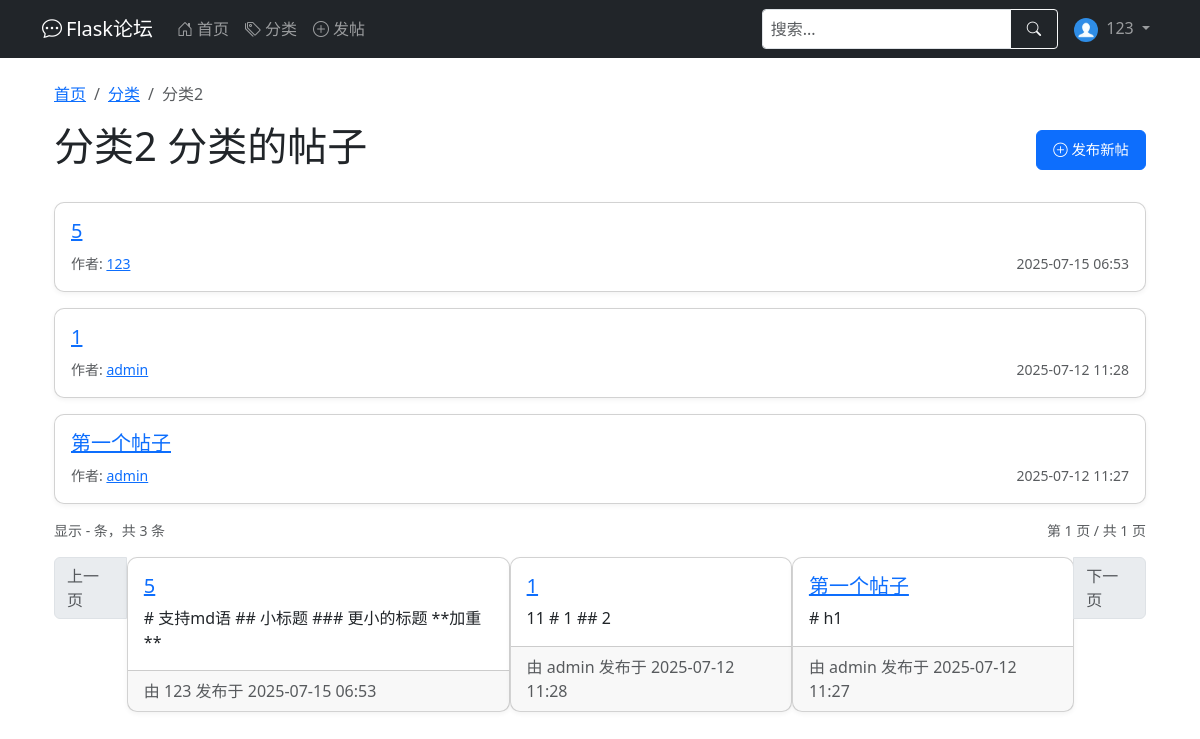
Before: /category/6 (signed in) with the older database file.
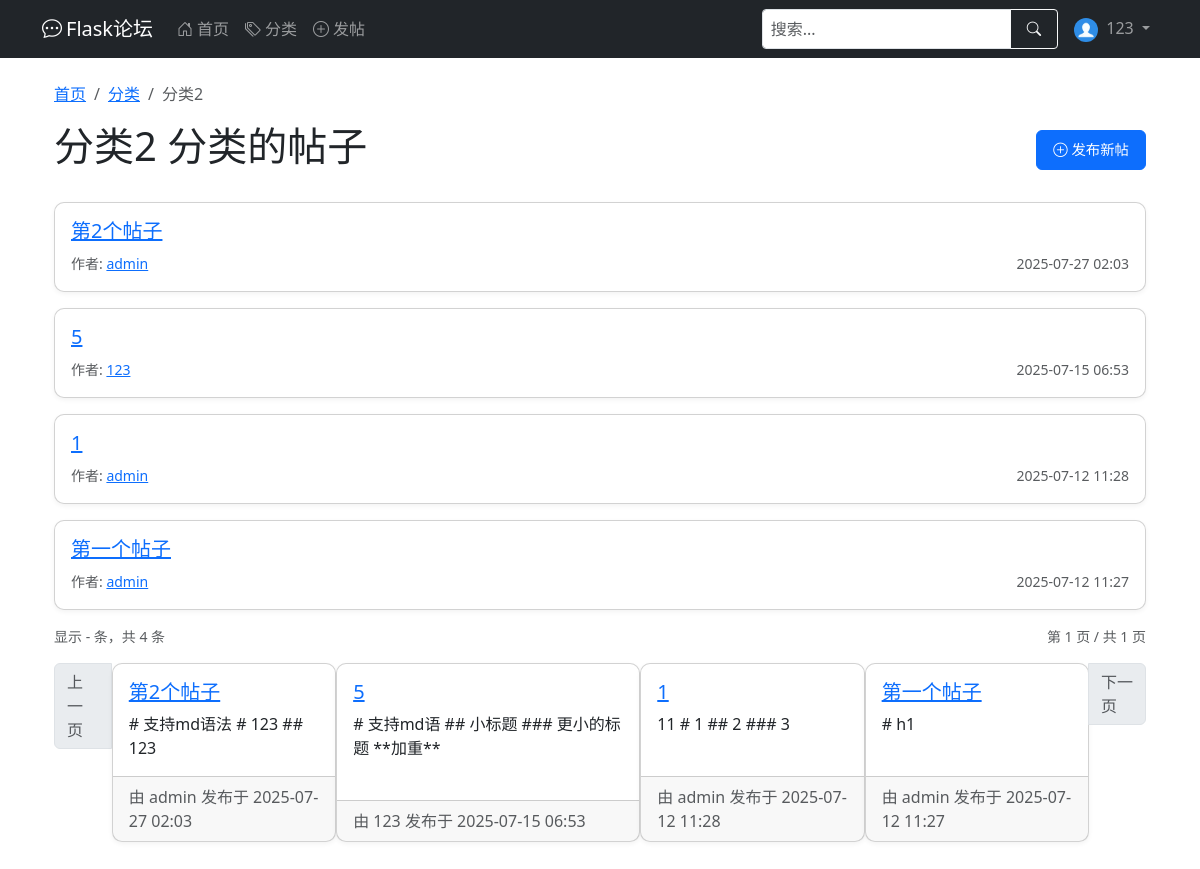
After: the same page with the newer database file.
### app/models.py (models this page shows, shortened)
class Post(db.Model):
    __tablename__ = 'post'
    id = db.Column(db.Integer, primary_key=True)
    title = db.Column(db.String(100), nullable=False)
    content = db.Column(db.Text, nullable=False)
    created_at = db.Column(db.DateTime, default=datetime.utcnow)
    last_updated = db.Column(db.DateTime, default=datetime.utcnow, onupdate=datetime.utcnow)
    views = db.Column(db.Integer, default=0)  # 浏览量
    user_id = db.Column(db.Integer, db.ForeignKey('user.id'), nullable=False)  # 对应user.id
    category_id = db.Column(db.Integer, db.ForeignKey('category.id'))  # 对应category.id
    comments = db.relationship('Comment', backref='post', lazy='select')  # post.comment查到所有评论
    _comment_count = db.Column('comment_count', db.Integer, default=0)
    @property
    def comment_count(self):
        return self._comment_count
    @comment_count.setter
    def comment_count(self, value):
        self._comment_count = value

class User(UserMixin, db.Model):
    __tablename__ = 'user'
    id = db.Column(db.Integer, primary_key=True)
    username = db.Column(db.String(64), index=True, unique=True, nullable=False)
    email = db.Column(db.String(120), index=True, unique=True, nullable=False)
    password_hash = db.Column(db.String(128), nullable=False)
    created_at = db.Column(db.DateTime, default=datetime.utcnow)
    last_seen = db.Column(db.DateTime, default=datetime.utcnow)
    about_me = db.Column(db.Text)
    avatar = db.Column(db.String(120), default='default.jpg')  # 头像
    permissions = db.Column(db.Integer, default=Permissions.USER)
    posts = db.relationship('Post', backref='author', lazy='dynamic')  # 在Post处能查到作者，用法：Post.author
    def avatar_url(self):
        return url_for('static', filename=f'profile_pics/{self.avatar}', _external=True)

### app/routes.py (the view)
@main.route('/category/<int:category_id>')
def category_posts(category_id):
    category = Category.query.get_or_404(category_id)
    page = request.args.get('page', 1, type=int)
    per_page = current_app.config.get('POSTS_PER_PAGE', 10)
    query = base_posts_query().filter(Post.category_id == category.id)
    query = query.order_by(Post.created_at.desc())
    pagination = query.paginate(page=page, per_page=per_page)
    posts = create_posts_with_comment_count(pagination=pagination, category=category)
    return render_template('category_posts.html', category=category, posts=posts)

### app/models.py (called while the page is built)
@login_manager.user_loader
def load_user(user_id):
    return User.query.get(int(user_id))

### app/utils.py (called while the page is built)
def create_posts_with_comment_count(pagination, category=None):
    posts = []
    for post, comment_count_val in pagination.items:
        new_post = Post(
            id=post.id,
            title=post.title,
            content=post.content,
            created_at=post.created_at,
            last_updated=post.last_updated,
            views=post.views,
            user_id=post.user_id,
            category_id=post.category_id,
            _comment_count=comment_count_val,
            author=post.author
        )
        new_post.category = category or post.category
        posts.append(new_post)
    return CustomPagination(
        items=posts,
        page=pagination.page,
        per_page=pagination.per_page,
        total=pagination.total
    )

### app/templates/category_posts.html (shortened to what this page needs)
{% extends "base.html" %}
{% import "_pagination.html" as pagination %}
{% block content %}
<div class="container mt-4">
    <nav aria-label="breadcrumb">
        <ol class="breadcrumb">
            <li class="breadcrumb-item"><a href="{{ url_for('main.index') }}">首页</a></li>
            <li class="breadcrumb-item"><a href="{{ url_for('main.list_categories') }}">分类</a></li>
            <li class="breadcrumb-item active" aria-current="page">{{ category.name }}</li>
        </ol>
    </nav>
    <div class="d-flex justify-content-between align-items-center mb-4">
        <h1>{{ category.name }} 分类的帖子</h1>
        {% if current_user.is_authenticated %}
        <a href="{{ url_for('main.create_post') }}" class="btn btn-primary">
            <i class="bi bi-plus-circle"></i> 发布新帖
        </a>
        {% endif %}
    </div>
    {% if posts.items %}
    {% for post in posts.items %}
    <div class="card mb-3">
        <div class="card-body">
            <h5 class="card-title">
                <a href="{{ url_for('main.post_detail', post_id=post.id) }}">
                    {{ post.title }}
                </a>
            </h5>
            <div class="d-flex justify-content-between">
                <div>
                    <small class="text-muted">
                        作者: <a href="{{ url_for('main.user_profile', username=post.author.username) }}">
                        {{ post.author.username }}
                    </a>
                    </small>
                </div>
                <div>
                    <small class="text-muted">
                        {{ post.created_at.strftime('%Y-%m-%d %H:%M') }}
                    </small>
                </div>
            </div>
        </div>
    </div>
    {% endfor %}
    <div class="d-flex justify-content-between align-items-center mb-3">
        <small class="text-muted">
            显示 {{ posts.first }} - {{ posts.last }} 条，共 {{ posts.total }} 条
        </small>
        <small class="text-muted">
            第 {{ posts.page }} 页 / 共 {{ posts.pages }} 页
        </small>
    </div>
    <nav aria-label="Page navigation">
        <ul class="pagination justify-content-center">
            <li class="page-item {% if not posts.has_prev %}disabled{% endif %}">
                <a class="page-link"
                   href="{{ url_for('main.category_posts', category_id=category.id, page=posts.prev_num) }}">
                    上一页
                </a>
            </li>
            {% for post in posts.items %}
            <div class="card mb-3">
                <div class="card-body">
                    <h5 class="card-title">
                        <a href="{{ url_for('main.post_detail', post_id=post.id) }}">
                            {{ post.title }}
                        </a>
                    </h5>
                    <p class="card-text">{{ post.content|truncate(200) }}</p>
                </div>
                <div class="card-footer text-muted">
                    由 {{ post.author.username }} 发布于 {{ post.created_at.strftime('%Y-%m-%d %H:%M') }}
                </div>
            </div>
            {% endfor %}
            <li class="page-item {% if not posts.has_next %}disabled{% endif %}">
                <a class="page-link"
                   href="{{ url_for('main.category_posts', category_id=category.id, page=posts.next_num) }}">
                    下一页
                </a>
            </li>
        </ul>
    </nav>
    {% else %}
    <div class="alert alert-info">
        该分类下还没有帖子
    </div>
    {% endif %}
</div>
{% endblock %}

Changed rows visible on the page:
added Post: title "第2个帖子", author.username "admin", created_at "2025-07-27 02:03", content "# 支持md语法 # 123 ## 123"
changed Post (number 3 of 4 on the later page): content "11 # 1 ## 2" → "11 # 1 ## 2 ### 3"
Other visible differences:
{{ posts.total }}: "3" → "4"
